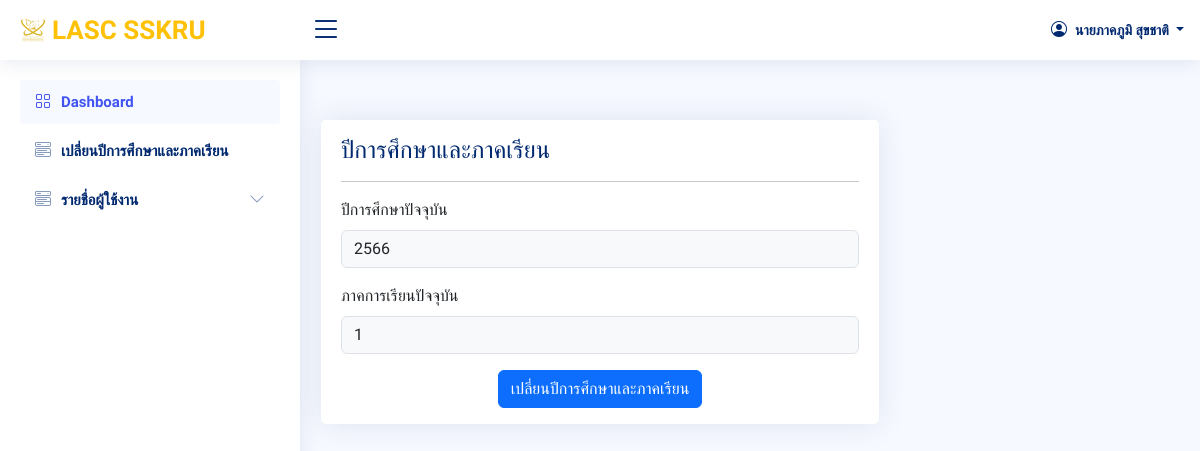
Before: /index_admin.php?page=admin/change_term_year (signed in) with the older database file.
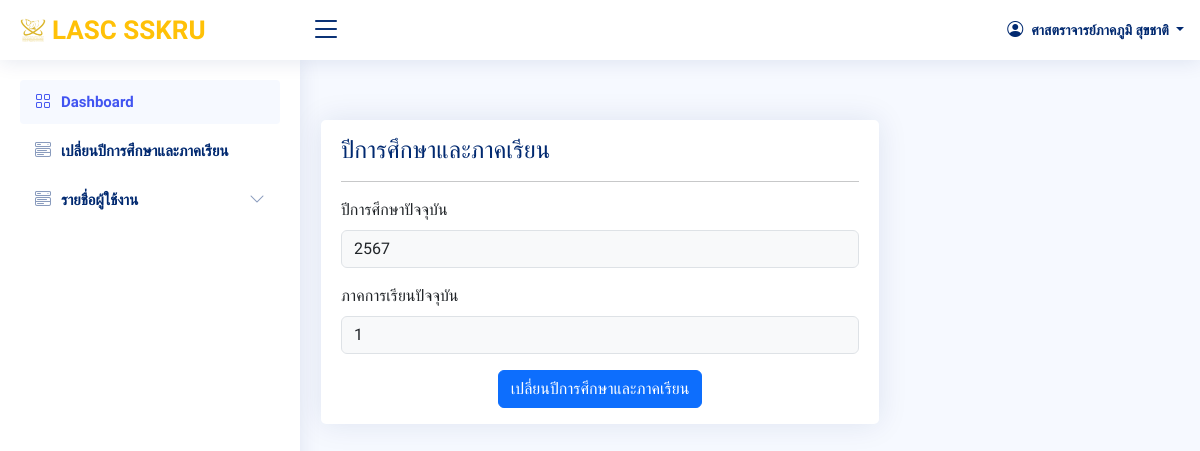
After: the same page with the newer database file.
### tables this page shows
CREATE TABLE `users` (
  `userId` int(20) NOT NULL,
  `academic_rank` varchar(50) NOT NULL,
  `nametitle` varchar(50) NOT NULL,
  `firstname` varchar(50) NOT NULL,
  `lastname` varchar(50) NOT NULL,
  `branch` varchar(50) NOT NULL,
  `email` varchar(50) NOT NULL,
  `password` varchar(255) NOT NULL,
  `urole` varchar(50) NOT NULL,
  `isAdmin` varchar(10) NOT NULL,
  `img` varchar(50) NOT NULL,
  `created_at` timestamp NOT NULL DEFAULT current_timestamp()
);

CREATE TABLE `term_year` (
  `id` int(1) NOT NULL,
  `term` int(1) NOT NULL,
  `year` int(4) NOT NULL
);

### index_admin.php (the view, shortened to what this page needs)
<?php
  require_once 'config/db.php';
  $userId = $_SESSION['userId'];
  if (isset($_SESSION['userId'])) {
    $stmt = $conn->query("SELECT * FROM users WHERE userId = '$userId'");
    $stmt->execute();
    $row = $stmt->fetch(PDO::FETCH_ASSOC);
  }
?>
<!DOCTYPE html>
<html lang="en">
<head>
  <link href="assets/vendor/bootstrap/css/bootstrap.min.css" rel="stylesheet">
  <link href="assets/vendor/bootstrap-icons/bootstrap-icons.css" rel="stylesheet">
  <link href="assets/vendor/boxicons/css/boxicons.min.css" rel="stylesheet">
  <link href="assets/vendor/quill/quill.snow.css" rel="stylesheet">
  <link href="assets/vendor/quill/quill.bubble.css" rel="stylesheet">
  <link href="assets/vendor/remixicon/remixicon.css" rel="stylesheet">
  <link href="assets/vendor/simple-datatables/style.css" rel="stylesheet">
  <link href="assets/css/style.css" rel="stylesheet">
</head>
<body>
  <header id="header" class="header fixed-top d-flex align-items-center">
    <div class="d-flex align-items-center justify-content-between">
      <a class="logo d-flex align-items-center">
        <img src="assets/img/logo_lasc1.png" alt="โลโก้คณะ">
        <span class="d-none d-lg-block" style="color: #ffc107;">LASC SSKRU</span>
      </a>
      <i class="bi bi-list toggle-sidebar-btn"></i>
    </div>
    <nav class="header-nav ms-auto">
      <ul class="d-flex align-items-center">
        <li class="nav-item dropdown pe-3">
          <a class="nav-link nav-profile d-flex align-items-center pe-0" href="#" data-bs-toggle="dropdown">
          <i class="bi bi-person-circle"></i>
            <span class="d-none d-md-block dropdown-toggle ps-2">
            <?php
              if($row['academic_rank'] == 'ไม่มี'){
                echo  $row['nametitle'] . $row['firstname'] . ' ' . $row['lastname'];
              }elseif(($row['academic_rank'] == 'ศาสตราจารย์' or $row['academic_rank'] == 'รองศาสตราจารย์' or $row['academic_rank'] == 'ผู้ช่วยศาสตราจารย์')and $row['nametitle'] == 'ดร.'){
                echo $row['academic_rank'] . ' ' . $row['nametitle'] . $row['firstname'] . ' ' . $row['lastname'];
              }elseif(($row['academic_rank'] == 'ศาสตราจารย์' or $row['academic_rank'] == 'รองศาสตราจารย์' or $row['academic_rank'] == 'ผู้ช่วยศาสตราจารย์')and ($row['nametitle'] == 'นาย' or $row['nametitle'] == 'นาง' or $row['nametitle'] == 'นางสาว')){
                echo $row['academic_rank'] . $row['firstname'] . ' ' . $row['lastname'];
              }
            ?>
            </span>
          </a>
        </li>
      </ul>
    </nav>
  </header>
  <aside id="sidebar" class="sidebar">
    <ul class="sidebar-nav" id="sidebar-nav">
      <li class="nav-item">
        <a class="nav-link " href="index_admin.php?page=admin/dashboard">
          <i class="bi bi-grid"></i>
          <span>Dashboard</span>
        </a>
      </li>
      <li class="nav-item">
        <a class="nav-link collapsed" href="index_admin.php?page=admin/change_term_year">
          <i class="bi bi-menu-button-wide"></i>
          <span>เปลี่ยนปีการศึกษาและภาคเรียน</span>
        </a>
      </li>
      <li class="nav-item">
        <a class="nav-link collapsed" data-bs-target="#components-nav1" data-bs-toggle="collapse" href="#">
          <i class="bi bi-menu-button-wide"></i><span>รายชื่อผู้ใช้งาน</span><i class="bi bi-chevron-down ms-auto"></i>
        </a>
      </li>
    </ul>
  </aside>
  <main>
    <br>
    <br>
    <br>
    <?php
    $page = $_GET['page'];
    include $page . ('.php');
    ?>
  </main>
</body>
</html>

### admin/change_term_year.php (shortened to what this page needs)
<?php
    $stmt = $conn->query("SELECT * FROM `term_year` where id = 1");
    $stmt->execute();
    $term_year = $stmt->fetch();
?>
<div class="container">
    <div class="d-flex flex-column align-items-center justify-content-center ">
        <div class="card col-md-6 mt-5">
            <div class="card-body" style="padding-bottom:0px;">
                <h3 class="card-title pb0 fs-4 mt-3" style="padding:0px;">ปีการศึกษาและภาคเรียน</h3>
                <hr>
                    <div class="mb-3">
                        <label for="password" class="form-label">ปีการศึกษาปัจจุบัน</label>
                        <input type="text" class="form-control bg-light" name="year" value="<?php echo $term_year['year']; ?>" readonly>
                    </div>
                    <div class="mb-3">
                        <label for="confirm password" class="form-label">ภาคการเรียนปัจจุบัน</label>
                        <input type="text" class="form-control bg-light" name="term" value="<?php echo $term_year['term']; ?>" readonly>
                    </div>
                    <div class="d-flex justify-content-center mb-3">
                        <button type="button" class="btn btn-primary" data-bs-toggle="modal" data-bs-target="#change_term_year">เปลี่ยนปีการศึกษาและภาคเรียน</button>
                    </div>
            </div>
        </div>
    </div>
</div>

### assets/css/style.css (style rules this page uses)
:root { scroll-behavior: smooth; }
body { font-family: 'Kanit', sans-serif; background: #f6f9ff; color: #444444; }
a { color: #4154f1; text-decoration: none; }
h1, h2, h3, h4, h5, h6 { font-family: 'Kanit', sans-serif; }
.card { margin-bottom: 30px; border: none; border-radius: 5px; box-shadow: 0px 0 30px rgba(1, 41, 112, 0.1); }
.card-title { padding: 20px 0 15px 0; font-size: 18px; font-weight: 500; color: #012970; font-family: 'Kanit', sans-serif; }
.card-body { padding: 0 20px 20px 20px; }
.logo { line-height: 1; }
@media (min-width: 1200px) { .logo { width: 280px; } }
.logo img { max-height: 26px; margin-right: 6px; }
.logo span { font-size: 26px; font-weight: 700; font-family: 'Kanit', sans-serif; }
.header { transition: all 0.5s; z-index: 997; height: 60px; box-shadow: 0px 2px 20px rgba(1, 41, 112, 0.1); background-color: #fff; padding-left: 20px; }
.header .toggle-sidebar-btn { font-size: 32px; padding-left: 10px; cursor: pointer; color: #012970; }
.header-nav ul { list-style: none; }
.header-nav>ul { margin: 0; padding: 0; }
.header-nav .nav-profile { color: #012970; }
.header-nav .nav-profile span { font-size: 14px; font-weight: 600; }
.sidebar { position: fixed; top: 60px; left: 0; bottom: 0; width: 300px; z-index: 996; transition: all 0.3s; padding: 20px; overflow-y: auto; scrollbar-width: thin; scrollbar-color: #aab7cf transparent; box-shadow: 0px 0px 20px rgba(1, 41, 112, 0.1); background-color: #fff; }
.sidebar-nav { padding: 0; margin: 0; list-style: none; }
.sidebar-nav li { padding: 0; margin: 0; list-style: none; }
.sidebar-nav .nav-item { margin-bottom: 5px; }
.sidebar-nav .nav-link { display: flex; align-items: center; font-size: 15px; font-weight: 600; color: #4154f1; transition: 0.3; background: #f6f9ff; padding: 10px 15px; border-radius: 4px; }
.sidebar-nav .nav-link i { font-size: 16px; margin-right: 10px; color: #4154f1; }
.sidebar-nav .nav-link.collapsed { color: #012970; background: #fff; }
.sidebar-nav .nav-link.collapsed i { color: #899bbd; }
.sidebar-nav .nav-link .bi-chevron-down { margin-right: 0; transition: transform 0.2s ease-in-out; }

Changed rows visible on the page:
changed users "ภาคภูมิ": academic_rank (not shown) → "ศาสตราจารย์"; nametitle "นาย" → (not shown)
changed term_year: year "2566" → "2567"
